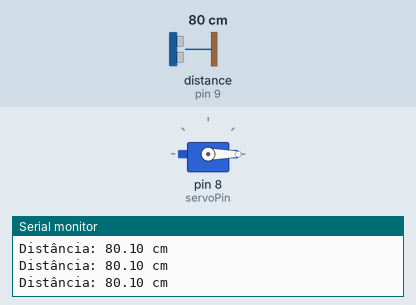
The sketch below on a simulated Arduino Uno, built with avr-gcc and run on an emulated ATmega328P. Parts: servo, the last lines printed to the serial monitor. Wiring (inferred from the names in the program): ultrasonic range finder: trigger pin 10; echo pin 9. The inputs (shaded band) are chosen by the test bench; at power-on: distance to the obstacle (sensor on pin 9) 80 cm. The echo pulse lasts 58.3 µs per cm.

Above: at 1.2 s.
1.3 s: distance to the obstacle (sensor on pin 9) set to 55 cm
4.3 s: distance to the obstacle (sensor on pin 9) set to 47 cm
At 4.86 s:
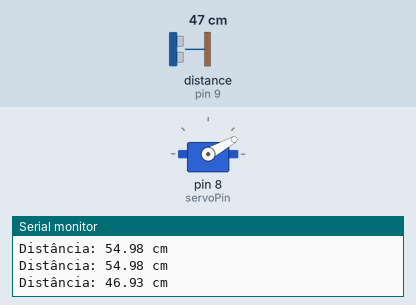
At 7.0 s:
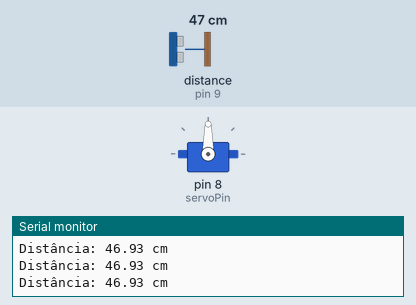
Timing chart, 0 to 8.5 s (numbered marks = the images above; inputs shaded):
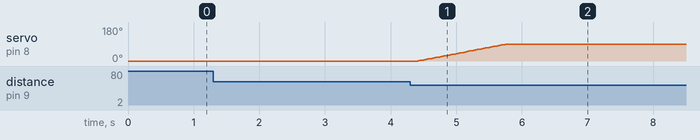

The sketch:

lixeira_sustent_vel1.ino
```cpp
#include <Servo.h>

Servo servo;
int servoPin = 8;
int trigger = 10;
int echo = 9;
float distanciaCM = 0;

int pos = 0;
bool portaAberta = false;
unsigned long tempoAberto = 0;
const unsigned long intervaloAberta = 3000; // 3 segundos

void setup() {
  Serial.begin(9600);
  servo.attach(servoPin);
  pinMode(trigger, OUTPUT);
  pinMode(echo, INPUT);
  servo.write(0); // Inicializa a posição do servo
}

void loop() {
  // Enviar um pulso para o sensor ultrassônico
  digitalWrite(trigger, LOW);
  delayMicroseconds(2);
  digitalWrite(trigger, HIGH);
  delayMicroseconds(10);
  digitalWrite(trigger, LOW);

  // Ler o tempo do pulso de volta
  long duration = pulseIn(echo, HIGH);

  // Converter o tempo para distância em centímetros
  distanciaCM = duration / 29.0 / 2.0;

  // Mostrar a distância no Serial Monitor
  Serial.print("Distância: ");
  Serial.print(distanciaCM);
  Serial.println(" cm");

  if (distanciaCM < 50) {
    if (!portaAberta) {
      // Abrir a porta se não estiver já aberta
      abrirPorta();
      portaAberta = true;
      tempoAberto = millis(); // Marca o tempo atual
    }
  } else {
    if (portaAberta && millis() - tempoAberto >= intervaloAberta) {
      // Fechar a porta após 3 segundos se estiver aberta
      fecharPorta();
      portaAberta = false;
    }
  }

  // Pequeno atraso para estabilização
  delay(100);
}

void abrirPorta() {
  for (pos = 0; pos <= 90; pos++) {
    servo.write(pos);
    delay(15); // Ajustar a velocidade de movimento do servo
  }
}

void fecharPorta() {
  for (pos = 90; pos >= 0; pos--) {
    servo.write(pos);
    delay(15); // Ajustar a velocidade de movimento do servo
  }
}
```

Measured:
- the behaviour switches between 51 and 50 cm on distance to the obstacle (sensor on pin 9) (found by bisection; images 0 and 1)
- after the input at 4.3 s, servo on pin 8 (servoPin): moves from 0° to 90° over 1.4 s, starting after 0.12 s
